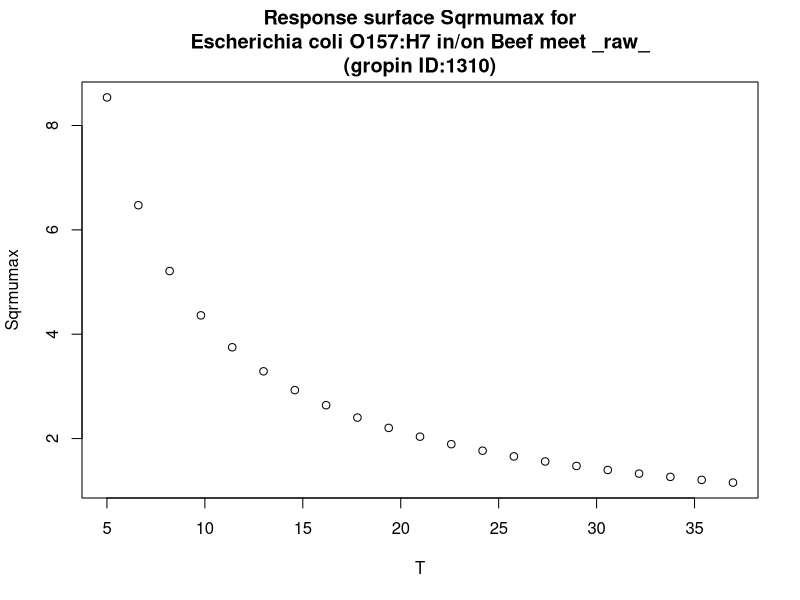

Write the R code that produced this figure.
#############################
# start of Parameter script
#############################
T <- seq(5.005,36.963036963037,length.out=21)
#############################
# end of Parameter script
#############################
############################# 
# start of Model script Gropin ID 1310 
#############################
 
# constant coefficients for this model
 
variables <- data.frame(T)
argumentsPar <- expand.grid(variables)
 
# heart of the model
response_surface <- function(T) {
   mumax <-1/(0.0234*T)

return(mumax=mumax)
} 

# output parameters
responseSurface <- cbind(argumentsPar,response_surface(argumentsPar['T']))
colnames(responseSurface) <- c(colnames(argumentsPar),'Sqrmumax')
#############################
# End of Model script
#############################
############################# 
# start of Visualisation script Gropin ID 1310 
#############################
plot(T,responseSurface$'Sqrmumax',xlab='T',
                          ylab='Sqrmumax',main='Response surface Sqrmumax for
Escherichia coli O157:H7 in/on Beef meet _raw_
(gropin ID:1310)')
#############################
# End of Visualisation script
#############################
